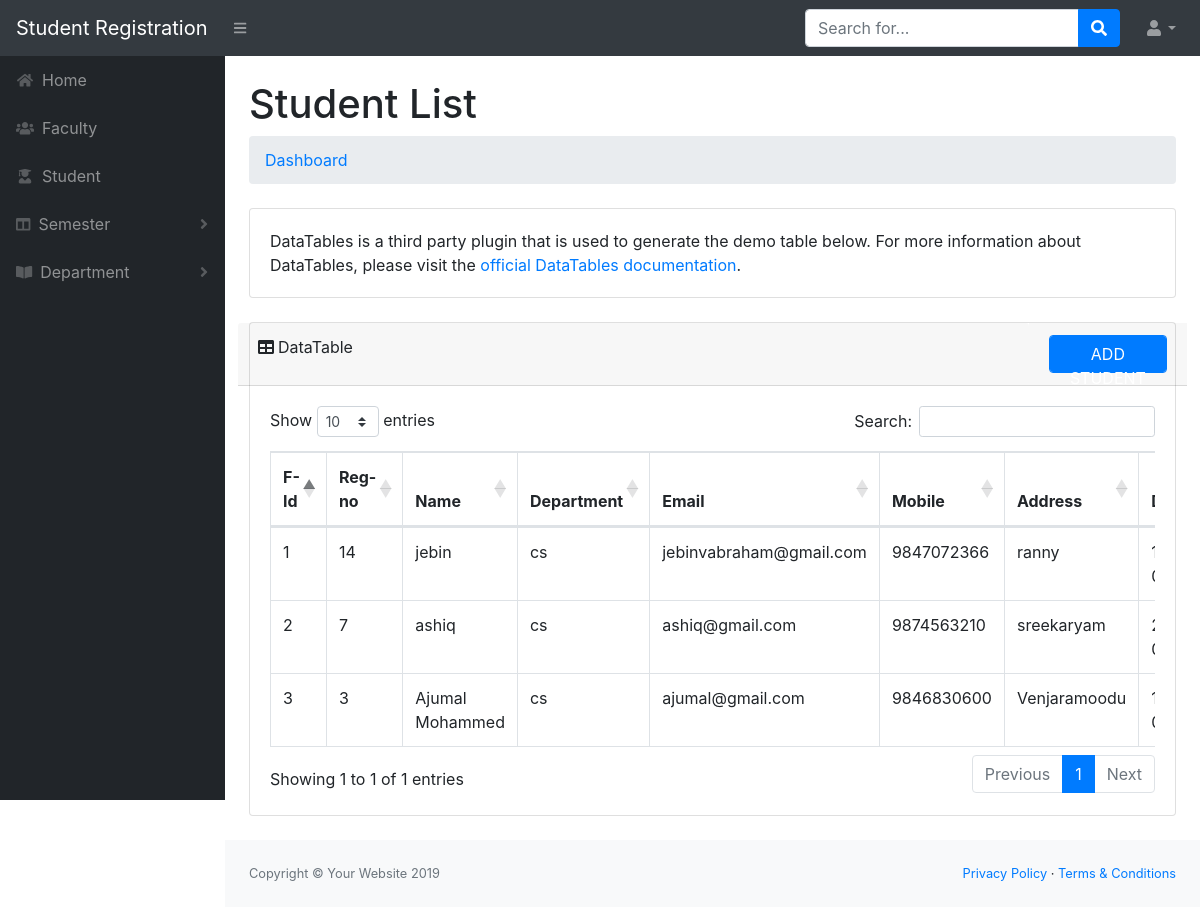
The page /view/adminstudent.php (signed in) on the database its author committed.
### tables this page shows
CREATE TABLE `student` (
  `studid` int(11) NOT NULL,
  `regno` int(11) NOT NULL,
  `studentname` varchar(30) NOT NULL,
  `departmentname` varchar(30) NOT NULL,
  `email` varchar(30) NOT NULL,
  `dob` date NOT NULL,
  `gender` varchar(30) NOT NULL,
  `address` varchar(30) NOT NULL,
  `mobile` bigint(20) NOT NULL,
  `password` varchar(30) NOT NULL
);

### model/Mymodels.php (called while the page is built, shortened)
<?php
    class Mymodel
    {
        function astudentview()
        {
            include '../config/connection.php';
	        $sql="SELECT * from student";
            if(mysqli_query($conn,$sql))
            {
                $result=mysqli_query($conn,$sql);
                return $result;
            }
        }
    }
 ?>

### controller/MyController.php (called while the page is built, shortened)
<?php
include_once '../model/Mymodels.php';
class MyController
{
    public function astudentview()
    {
        $mod=new Mymodel();
        $var=$mod->astudentview();
        return $var;
    }
}
?>

### view/adminstudent.php (the view, shortened to what this page needs)
<!DOCTYPE html>
<html lang="en">
    <head>
        <link href="css/styles.css" rel="stylesheet" />
        <link href="https://cdn.datatables.net/1.10.20/css/dataTables.bootstrap4.min.css" rel="stylesheet" />
    </head>
    <body class="sb-nav-fixed">
        <nav class="sb-topnav navbar navbar-expand navbar-dark bg-dark">
            <a class="navbar-brand" href="index.html">Student Registration</a><button class="btn btn-link btn-sm order-1 order-lg-0" id="sidebarToggle" href="#"><i class="fas fa-bars"></i></button
            >
            <a class="d-none d-md-inline-block form-inline ml-auto mr-0 mr-md-3 my-2 my-md-0">
                <div class="input-group">
                    <input class="form-control" type="text" placeholder="Search for..." aria-label="Search" aria-describedby="basic-addon2" />
                    <div class="input-group-append">
                        <button class="btn btn-primary" type="button"><i class="fas fa-search"></i></button>
                    </div>
                </div>
            </a>
            <ul class="navbar-nav ml-auto ml-md-0">
                <li class="nav-item dropdown">
                    <a class="nav-link dropdown-toggle" id="userDropdown" href="#" role="button" data-toggle="dropdown" aria-haspopup="true" aria-expanded="false"><i class="fas fa-user  fa-fw"></i></a>
                </li>
            </ul>
        </nav>
        <div id="layoutSidenav">
            <div id="layoutSidenav_nav">
                <nav class="sb-sidenav accordion sb-sidenav-dark" id="sidenavAccordion">
                    <div class="sb-sidenav-menu">
                        <div class="nav">
                            <a class="nav-link" href="adminhome.php"
                                ><div class="sb-nav-link-icon"><i class="fa fa-home fa-fw"></i></div>
                                Home</a>
                            <a class="nav-link" href="adminfaculty.php"
                                ><div class="sb-nav-link-icon"><i class="fa fa-users fa-fw"></i></div>
                                Faculty</a>
                            <a class="nav-link" href="index.html"
                            ><div class="sb-nav-link-icon"><i class="fa fa-user-graduate fa-fw"></i></div>
                            Student</a>
                            <a class="nav-link collapsed" href="#" data-toggle="collapse" data-target="#collapseLayouts" aria-expanded="false" aria-controls="collapseLayouts"
                                ><div class="sb-nav-link-icon"><i class="fas fa-columns"></i></div>
                                Semester
                                <div class="sb-sidenav-collapse-arrow"><i class="fas fa-angle-down"></i></div
                            ></a>
                            <a class="nav-link collapsed" href="#" data-toggle="collapse" data-target="#collapsePages" aria-expanded="false" aria-controls="collapsePages"
                                ><div class="sb-nav-link-icon"><i class="fas fa-book-open"></i></div>
                                Department
                                <div class="sb-sidenav-collapse-arrow"><i class="fas fa-angle-down"></i></div
                            ></a>
                </nav>
            </div>
            <div id="layoutSidenav_content">
                <main>
                    <div class="container-fluid">
                        <h1 class="mt-4">Student List</h1>
                        <ol class="breadcrumb mb-4">
                            <li class="breadcrumb-item"><a href="index.html">Dashboard</a></li>
                        </ol>
                        <div class="card mb-4">
                            <div class="card-body">DataTables is a third party plugin that is used to generate the demo table below. For more information about DataTables, please visit the <a target="_blank" href="https://datatables.net/">official DataTables documentation</a>.</div>
                        </div>
                        <div class="card mb-4">
                        <div class="row">
                            <div class="col-10 card-header"><i class="fas fa-table mr-1"></i>DataTable</div>
                            <div class="col-2 card-header">
                            <a href="adminstudentreg.php" class=" btn btn-primary form-control">ADD STUDENT</a>
                            </div>
                            </div>
                            <div class="card-body">
                                <div class="table-responsive">
                                    <form method="POST">
                                    <table class="table table-bordered" id="dataTable" width="100%" cellspacing="0">
                                        <thead>
                                            <tr>
                                                <th>F-Id</th>
                                                <th>Reg-no</th>
                                                <th>Name</th>
                                                <th>Department</th>
                                                <th>Email</th>
                                                <th>Mobile</th>
                                                <th>Address</th>
                                                <th>DOB</th>
                                            </tr>
                                        </thead>
                                        <?php
                                            include '../controller/MyController.php';
                                            $obj=new MyController();
                                            $result=$obj->astudentview();
                                            while($row=mysqli_fetch_assoc($result))
                                            {
                                                ?>
                                        <tbody>
                                            <tr>
                                                <td><?php echo $row['studid'];?></td>
                                                <td><?php echo $row['regno'];?></td>
                                                <td><?php echo $row['studentname'];?></td>
                                                <td><?php echo $row['departmentname'];?></td>
                                                <td><?php echo $row['email'];?></td>
                                                <td><?php echo $row['mobile'];?></td>
                                                <td><?php echo $row['address'];?></td>
                                                <td><?php echo $row['dob'];?></td>
                                            </tr>
                                            <?php
                                                }
                                            ?>
                                            </form>
                                </div>
                            </div>
                        </div>
                    </div>
                </main>
                <footer class="py-4 bg-light mt-auto">
                    <div class="container-fluid">
                        <div class="d-flex align-items-center justify-content-between small">
                            <div class="text-muted">Copyright &copy; Your Website 2019</div>
                            <div>
                                <a href="#">Privacy Policy</a>
                                &middot;
                                <a href="#">Terms &amp; Conditions</a>
                            </div>
                        </div>
                    </div>
                </footer>
            </div>
        </div>
    </body>
</html>

### rows shown on the page
student: studid "1", regno "14", studentname "jebin", departmentname "cs", email "jebinvabraham@gmail.com", mobile "9847072366", address "ranny"
student: studid "2", regno "7", studentname "ashiq", departmentname "cs", email "ashiq@gmail.com", mobile "9874563210", address "sreekaryam"
student: studid "3", regno "3", studentname "Ajumal Mohammed", departmentname "cs", email "ajumal@gmail.com", mobile "9846830600", address "Venjaramoodu"
